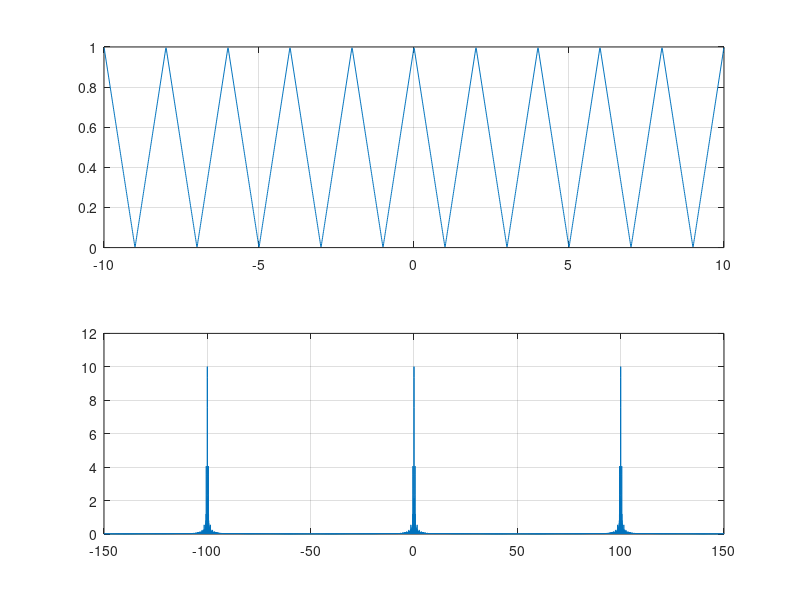
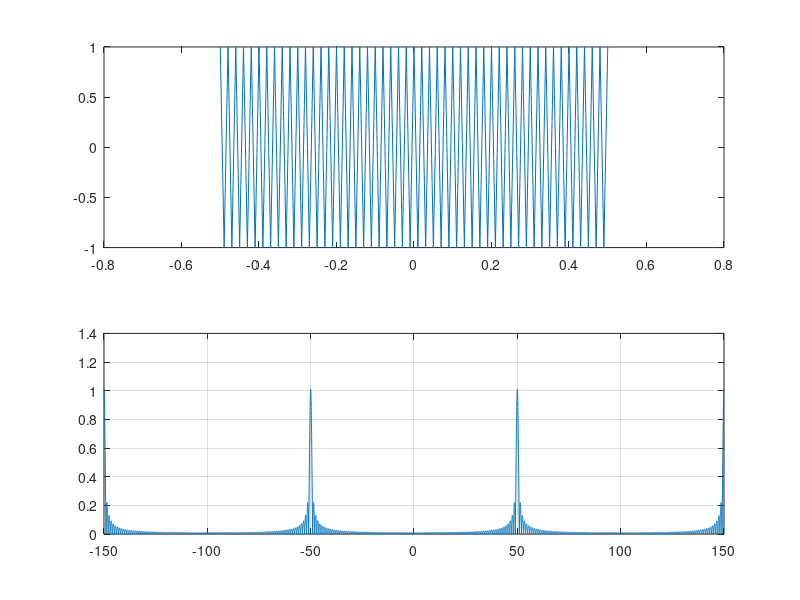

MATLAB code to generate these figures, in order: (Note: this script raises an error after producing the figures.)
close all;
clear all;

fs=100; %veces*frecuencia
ts=1/fs;
t=-10:ts:10;
%% Determinar las series de fourier
% a
m1=0;
for n=-50:50
    m1=m1+0.5*(sinc(n/2)).^2*exp(j*n*pi*t);
end

figure(1);
subplot(2, 1, 1);
plot(t, real(m1));
grid on;

w=(-150:ts:150)*2*pi;
M1=0;
n=0;
for tt=t
    n=n+1;
    M1=M1+m1(n)*exp(-j*w*tt)*ts;
end
subplot(2,1,2) %Hertz radianis sin 2*pi
plot(w/(2*pi),abs(M1));
grid on;

%%
t=-.5:ts:.5;
c=cos(2*pi*50*t);
figure(2);
subplot(2,1,1)
plot(t,c);

w=(-150:0.01:150)*2*pi;
C=0;
n=0;
for tt=t
    n=n+1;
    C=C+c(n)*exp(-j*w*tt)*ts;
end
subplot(2,1,2) %Hertz radianis sin 2*pi
plot(w/(2*pi),abs(C));
grid on;

%%
y=m1.*c;
figure(3);
subplot(2,1,1);
plot(t,y);
grid on;

w=(-150:0.01:150)*2*pi;
Y=0;
n=0;
for tt=t
    n=n+1;
    Y=Y+y(n)*exp(-j*w*tt)*ts;
end
subplot(2,1,2) %Hertz radianis sin 2*pi
plot(w/(2*pi),abs(C));
grid on;

%%
s=y.*c;
figure(4);
subplot(2,1,1);
plot(t,s);
grid on;

w=(-150:0.01:150)*2*pi;
S=0;
n=0;
for tt=t
    n=n+1;
    S=S+s(n)*exp(-j*w*tt)*ts;
end
subplot(2,1,2) %Hertz radianis sin 2*pi
plot(w/(2*pi),abs(S));
grid on;

%% filtro
I=find(abs(w)>=6*2*pi); %&regresa posiciones ue cumplen con la condicion

Filtro=ones(1,length(w));
Filtro(I)=0;
figure(5);
plot(w,Filtro);

%% Aplicacion filtro
M2=S.*Filtro;
n=0;
m2=0;
for ww=w
    n=n+1;
    m2=m2+M2(n)*exp(j*ww*t)*.01;
end
figure(6);
plot(t,real(m2));

%% Modulacion no coherente
I=find(y<0); %Simulamos un iodo
yy=y;
yy(I)=0;

w=(-150:0.01:150)*2*pi;
YY=0;
n=0;
for tt=t
    n=n+1;
    YY=YY+yy(n)*exp(-j*w*tt)*ts;
end
figure(7) %Hertz radianis sin 2*pi
plot(w/(2*pi),abs(YY));
grid on;
% Calcular tranformada de fourier de yy
%Ponemos capacitor
M3=YY.*Filtro;
n=0;
m3=0;
for ww=w
    n=n+1;
    m3=m3+M3(n)*exp(j*ww*t)*.01;
end
figure(8);
plot(t,real(m3));
